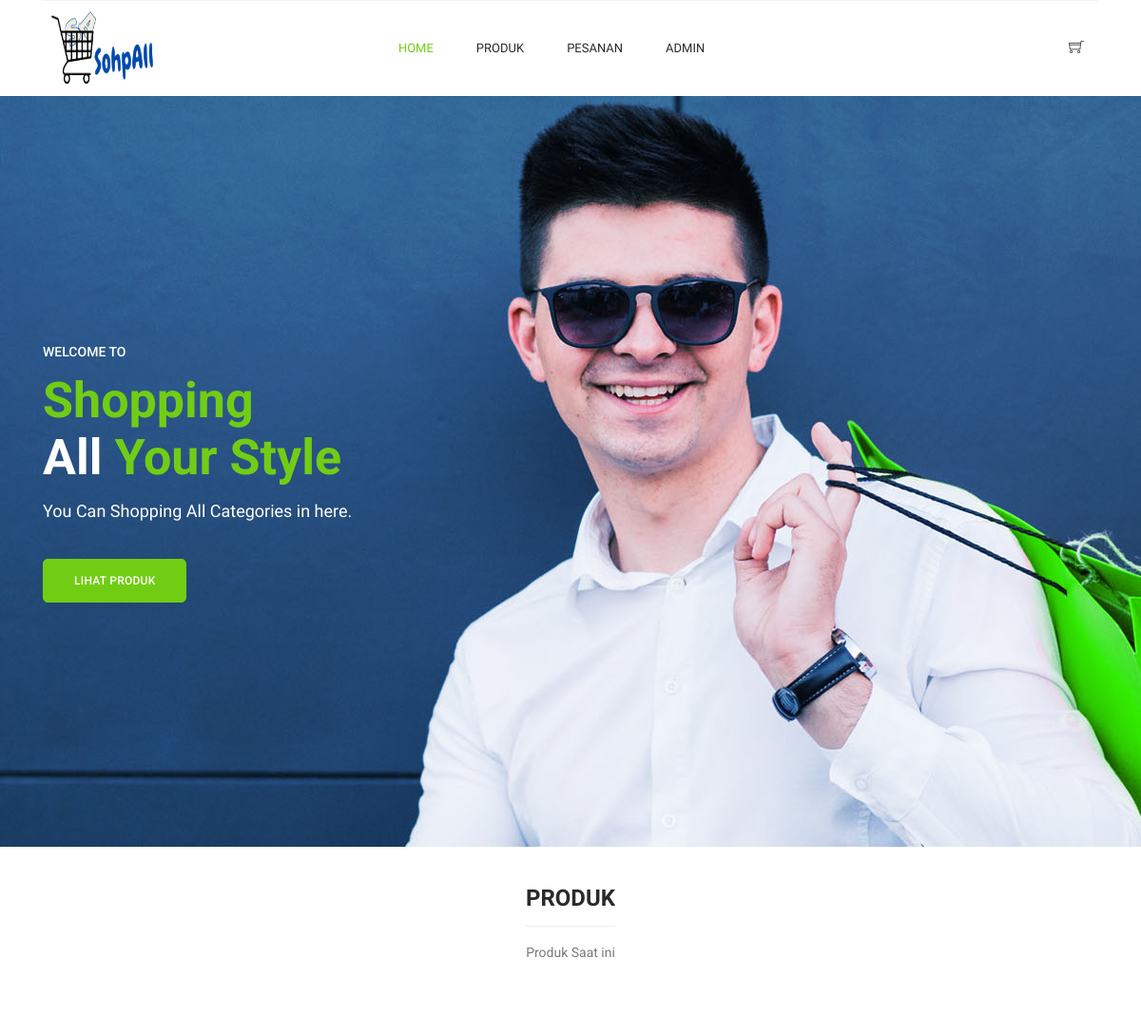
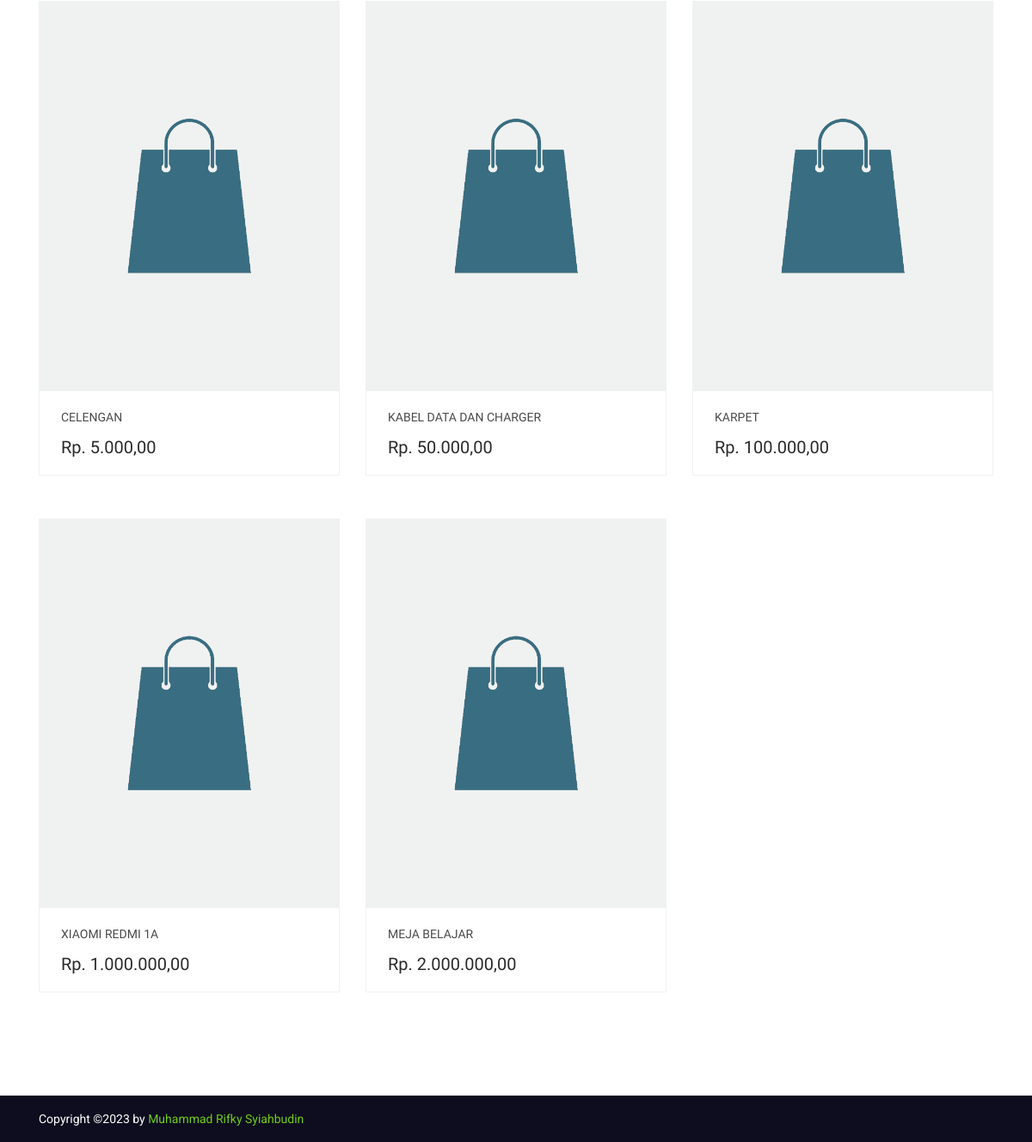
The page / on the database its author committed (2 pictures, top to bottom).
### tables this page shows
CREATE TABLE `produk` (
  `id` int(11) NOT NULL,
  `kode` varchar(45) NOT NULL,
  `nama` varchar(45) NOT NULL,
  `harga` double NOT NULL,
  `stok` int(11) NOT NULL,
  `deskripsi` text DEFAULT NULL,
  `kategori_produk_id` int(11) NOT NULL
);

### index.php (the view, shortened to what this page needs)
<?php
    $fileName = pathinfo(__FILE__)['filename'].".".pathinfo(__FILE__)['extension'];
    require_once 'template/header.php';
    require_once 'config/db.php';
    $sql = "SELECT * FROM produk WHERE stok != 0 ORDER BY id DESC LIMIT 6 ";
    $products = $dbh->query($sql);
?>
<section class="home_banner_area mb-40">
    <div class="banner_inner d-flex align-items-center">
      <div class="container">
        <div class="banner_content row">
          <div class="col-lg-12">
            <p class="sub text-uppercase">Welcome To </p>
            <h3><span>Shopping</span> <br />All <span> Your Style</span></h3>
            <h4>You Can Shopping All Categories in here.</h4>
            <a class="main_btn mt-40" href="produk.php">Lihat Produk</a>
          </div>
        </div>
      </div>
    </div>
</section>
<section class="feature_product_area section_gap_bottom_custom">
    <div class="container">
      <div class="row justify-content-center">
        <div class="col-lg-12">
          <div class="main_title">
            <h2><span>Produk</span></h2>
            <p>Produk Saat ini</p>
          </div>
        </div>
      </div>
      <div class="row">
        <?php foreach($products as $key => $value) : ?>
        <div class="col-lg-4 col-md-6">
          <div class="single-product">
            <div class="product-img">
              <img class="img-fluid w-100" src="assets/images/bag.jpg" alt="">
            </div>
            <div class="product-btm">
              <a href="view_produk.php?id=<?= $value['id'] ?>" class="d-block">
                <h4><?= $value['nama'] ?></h4>
              </a>
              <div class="mt-3">
                <span class="mr-4">Rp. <?= number_format($value['harga'],2,',','.'); ?></span>
              </div>
            </div>
          </div>
        </div>
        <?php endforeach; ?>
      </div>
    </div>
</section>
<?php
    require_once 'template/footer.php';
?>

### template/header.php (shortened to what this page needs)
<!DOCTYPE html>
<html lang="en">
<head>
  <link rel="stylesheet" href="assets/css/bootstrap.css" />
  <link rel="stylesheet" href="assets/vendors/linericon/style.css" />
  <link rel="stylesheet" href="assets/css/font-awesome.min.css" />
  <link rel="stylesheet" href="assets/css/themify-icons.css" />
  <link rel="stylesheet" href="assets/css/flaticon.css" />
  <link rel="stylesheet" href="assets/vendors/owl-carousel/owl.carousel.min.css" />
  <link rel="stylesheet" href="assets/vendors/lightbox/simpleLightbox.css" />
  <link rel="stylesheet" href="assets/vendors/nice-select/css/nice-select.css" />
  <link rel="stylesheet" href="assets/vendors/animate-css/animate.css" />
  <link rel="stylesheet" href="assets/vendors/jquery-ui/jquery-ui.css" />
  <link rel="stylesheet" href="assets/css/style.css" />
  <link rel="stylesheet" href="assets/css/responsive.css" />
</head>
<body>
  <header class="header_area">
    <div class="main_menu">
      <div class="container">
        <nav class="navbar navbar-expand-lg navbar-light w-100">
          <a class="navbar-brand logo_h" href="index.html">
            <img src="assets/images/logo2.png" width="137px" height="90px" alt="" />
          </a>
          <div class="collapse navbar-collapse offset w-100" id="navbarSupportedContent">
            <div class="row w-100 mr-0">
              <div class="col-lg-7 pr-0">
                <ul class="nav navbar-nav center_nav pull-right">
                    <li class="nav-item <?php if($fileName == 'index.php'){echo 'active';} ?>">
                        <a class="nav-link" href="index.php">Home</a>
                    </li>
                    <li class="nav-item <?php if($fileName == 'produk.php'){echo 'active';} ?>">
                        <a class="nav-link" href="produk.php">Produk</a>
                    </li>
                    <li class="nav-item <?php if($fileName == 'pesanan.php'){echo 'active';} ?>">
                        <a class="nav-link" href="pesanan.php">Pesanan</a>
                    </li>
                    <li class="nav-item">
                        <a class="nav-link" href="admin/index.php">Admin</a>
                    </li>
                </ul>
              </div>
              <div class="col-lg-5 pr-0">
                <ul class="nav navbar-nav navbar-right right_nav pull-right">
                  <li class="nav-item">
                    <a href="pesanan.php" class="icons">
                      <i class="ti-shopping-cart"></i>
                    </a>
                  </li>
                </ul>
              </div>
            </div>
          </div>
        </nav>
      </div>
    </div>
  </header>

### template/footer.php (shortened to what this page needs)
  <footer class="footer-area section_gap" style="padding:15px;">
    <div class="container">
      <div class="footer-bottom row align-items-center" style="margin-top:0px;">
        <p class="footer-text m-0 col-lg-8 col-md-12">
            Copyright &copy;<script>document.write(new Date().getFullYear());</script> by <a href="https://colorlib.com" target="_blank">Muhammad Rifky Syiahbudin</a>
        </p>
      </div>
    </div>
  </footer>
</body>
</html>

### assets/css/style.css (style rules this page uses)
body { line-height:24px;font-size:14px;font-family:"Roboto",sans-serif;font-weight:normal;color:#797979 }
h1,h2,h3,h4,h5,h6 { font-family:"Heebo",sans-serif;color:#2a2a2a;font-weight:500 }
a { text-decoration:none;transition:all 0.3s ease-in-out }
ul { list-style-type:none;margin:0;padding:0 }
.mt-40 { margin-top:40px }
.mb-40 { margin-bottom:40px }
.section_gap { padding:120px 0px }
.section_gap_bottom_custom { padding-bottom:70px }
.main_title { text-align:center;margin-bottom:75px }
.main_title h2 { font-size:24px;color:#2a2a2a;margin-bottom:30px;font-weight:700;text-transform:uppercase }
.main_title h2 span { position:relative;display:inline-block }
.main_title h2 span:after { content:'';position:absolute;left:0px;bottom:-15px;width:100%;height:1px;background:#ebedee }
.main_title p { font-size:14px;font-family:"Roboto",sans-serif;font-weight:normal;line-height:24px;color:#797979;margin-bottom:0px }
.active { color:#71cd14 }
.header_area { position:relative;width:100%;top:0;left:0;z-index:99;transition:background 0.4s, all 0.3s linear }
.header_area .main_menu { background:#ffffff }
.header_area .navbar { padding:0px;border:0px;border-radius:0px;border-top:1px solid rgba(221,221,221,0.38) }
.header_area .navbar .right_nav .nav-item { margin:0 !important }
.header_area .navbar .icons { font-size:16px;line-height:80px;display:inline-block;color:#4a4a4a;margin-left:20px;text-align:center;transition:all 300ms linear 0s }
.header_area .navbar .nav .nav-item { margin-right:45px }
.header_area .navbar .nav .nav-item .nav-link { font:400 13px/80px "Heebo",sans-serif;text-transform:uppercase;color:#2a2a2a;padding:0px;display:inline-block }
.header_area .navbar .nav .nav-item .nav-link:after { display:none }
.header_area .navbar .nav .nav-item:hover .nav-link,.header_area .navbar .nav .nav-item.active .nav-link { color:#71cd14 }
.header_area .navbar .nav .nav-item:last-child { margin-right:0px }
.header_area .navbar .nav.navbar-nav.navbar-right li { margin-left:25px;margin-right:0px }
.header_area .navbar .nav.navbar-nav.navbar-right li:first-child { margin-left:35px }
.home_banner_area { background:url(../img/banner/banner-bg.jpg) no-repeat center bottom;background-size:cover;position:relative;z-index:1;min-height:790px }
.home_banner_area .banner_inner { position:relative;width:100%;min-height:790px }
.home_banner_area .banner_inner .banner_content .sub { font-size:14px;font-weight:500;color:#ffffff;margin-bottom:10px }
.home_banner_area .banner_inner .banner_content h3 { font-size:52px;font-family:"Roboto",sans-serif;font-weight:700;line-height:60px;margin-bottom:15px;color:#ffffff }
.home_banner_area .banner_inner .banner_content h3 span { color:#71cd14 }
.home_banner_area .banner_inner .banner_content h4 { font-size:18px;font-family:"Heebo",sans-serif;font-weight:300;color:#ffffff;margin-bottom:0px }
h2 { font-size:30px }
h3 { font-size:24px }
h4 { font-size:18px }
.main_btn { display:inline-block;background:#71cd14;padding:0px 32px;letter-spacing:0.25px;color:#fff;font-family:"Roboto",sans-serif;font-size:12px;font-weight:500;line-height:44px;outline:none !important;box-shadow:none !important;text-align:center;border:1px solid #71cd14;cursor:pointer;text-transform:uppercase;transition:all 300ms linear 0s;border-radius:5px }
.single-product { text-align:center;margin-bottom:50px }
.single-product .product-img { position:relative;overflow:hidden }
.single-product .product-btm { padding:22px 25px 18px;border:1px solid #f0f2f1;text-align:left }
.single-product .product-btm h4 { color:#4a4a4a;font-size:14px;font-weight:400;text-transform:uppercase;margin-bottom:0px;transition:all 300ms linear 0s }
.single-product .product-btm span { font-family:"Heebo",sans-serif;font-size:20px;font-weight:500;line-height:16px;color:#2a2a2a }
.footer-area { background:#0d0d1f }
.footer-area .footer-bottom { margin-top:50px }
.footer-area .footer-bottom p { color:#ffffff }
.footer-area .footer-bottom a,.footer-area .footer-bottom span { color:#71cd14 }

### rows shown on the page
produk: nama "CELENGAN", harga "5.000,00"
produk: nama "KABEL DATA DAN CHARGER", harga "50.000,00"
produk: nama "KARPET", harga "100.000,00"
produk: nama "XIAOMI REDMI 1A", harga "1.000.000,00"
produk: nama "MEJA BELAJAR", harga "2.000.000,00"
